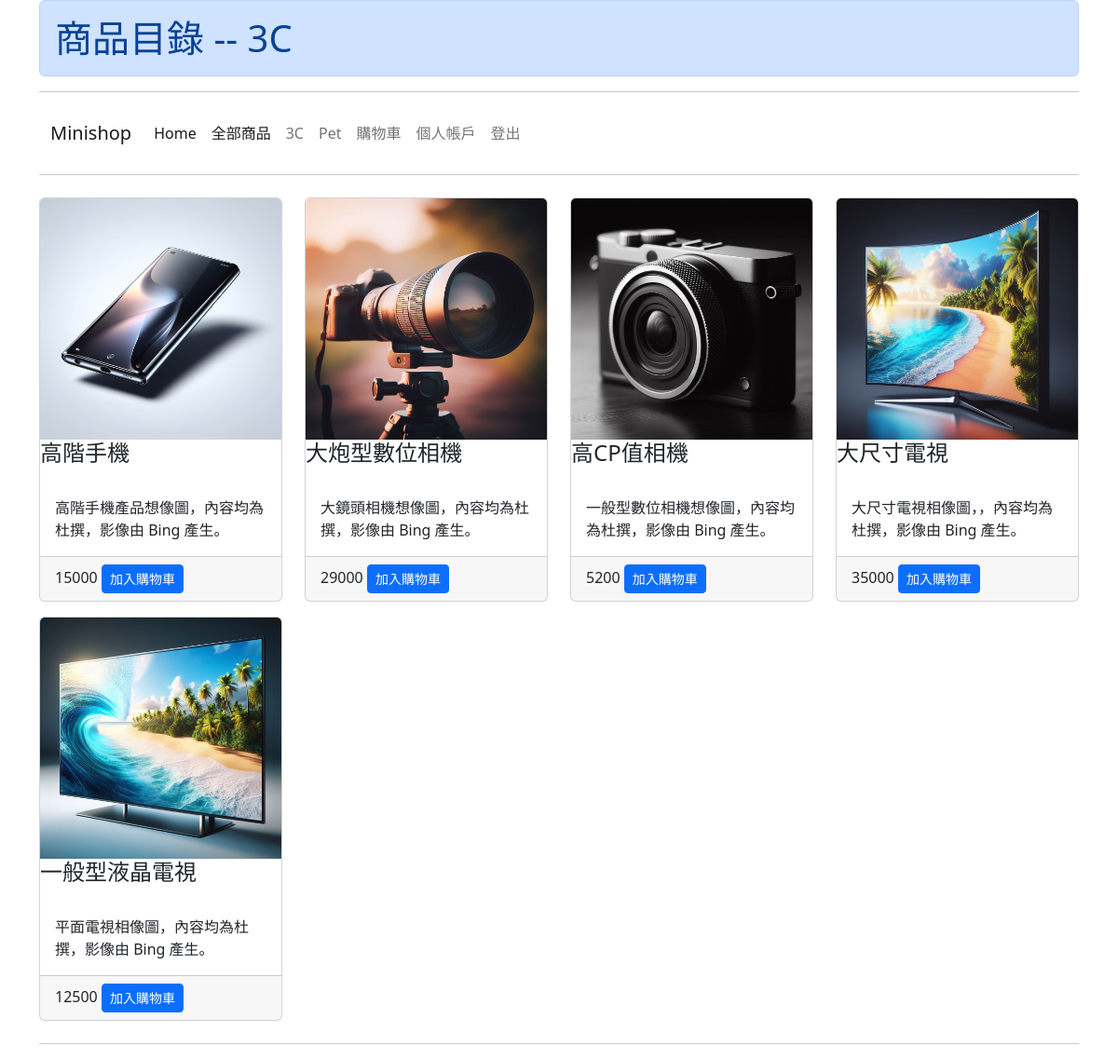
Screenshot of /category/1/ (signed in) with the database file from the repository.
### mysite/models.py (models this page shows, shortened)
class Category(models.Model):
    name = models.CharField(max_length=10)
    description = models.TextField(default="")

class Product(models.Model):
    sku = models.CharField(max_length=10)
    category = models.ForeignKey(Category, on_delete=models.CASCADE)
    name = models.CharField(max_length=20)
    description = models.TextField(default="")
    price = models.IntegerField()
    image = models.ImageField(upload_to="minishop", blank=True, null=True)

### mysite/views.py (the view)
# urls.py: path('category/', views.category),
def category(request, id=0):
    categories = Category.objects.all()
    if id == 0:
        cate_name = "所有商品"
        products = Product.objects.all().order_by('category')
    else:
        cate = Category.objects.get(id=id)
        cate_name = cate.name
        products = Product.objects.filter(category=cate)
    return render(request, "category.html", locals())

### mysite/templates/category.html (shortened to what this page needs)
{% extends "base.html" %}
{% block title %} 商品目錄 -- {{ cate_name }} {% endblock %}
{% block content %}
<div class="row">
    {% for item in products %}
        <div class="col-3">
            <div class="card mt-2 mb-2">
                <img class="card-img-top" src="{{ item.image.url }}">
                <div class="card-title">
                    <h4>{{ item.name }}</h4>
                </div>
                <div class="card-body">
                    {{ item.description }}
                </div>
                <div class="card-footer">
                    {{ item.price }}
                    <a class="btn btn-sm btn-primary" href="/cart/add/{{ item.id }}/?next=/category/">加入購物車</a>
                </div>
            </div>
        </div>
    {% endfor %}
</div>
{% endblock %}

### mysite/templates/menu.html (shortened to what this page needs)
<nav class="navbar navbar-expand-lg bg-body-tertiary">
    <div class="container-fluid">
      <a class="navbar-brand" href="#">Minishop</a>
      <div class="collapse navbar-collapse" id="navbarNavAltMarkup">
        <div class="navbar-nav">
          <a class="nav-link active" aria-current="page" href="/">Home</a>
          <a class="nav-link active" aria-current="page" href="/category/">全部商品</a>
          {% for item in categories %}
            <a class="nav-link" href="/category/{{ item.id }}/">{{ item.name }}</a>
          {% endfor %}
          {% if request.user.is_authenticated %}
          <a class="nav-link" href="/cart/">購物車</a>
          <a class="nav-link" href="/profile/">個人帳戶</a>
          <a class="nav-link" href="/accounts/logout/?next=/">登出</a>
          {% else %}
          <a class="nav-link" href="/accounts/register/">註冊</a>
          <a class="nav-link" href="/accounts/login/">登入</a>
          {% endif %}
        </div>
      </div>
    </div>
  </nav>

### rows the page displays
Category: name "3C"
Category: name "Pet"
Product: image (picture), name "高階手機", description "高階手機產品想像圖，內容均為杜撰，影像由 Bing 產生。", price "15000"
Product: image (picture), name "大炮型數位相機", description "大鏡頭相機想像圖，內容均為杜撰，影像由 Bing 產生。", price "29000"
Product: image (picture), name "高CP值相機", description "一般型數位相機想像圖，內容均為杜撰，影像由 Bing 產生。", price "5200"
Product: image (picture), name "大尺寸電視", description "大尺寸電視相像圖，，內容均為杜撰，影像由 Bing 產生。", price "35000"
Product: image (picture), name "一般型液晶電視", description "平面電視相像圖，內容均為杜撰，影像由 Bing 產生。", price "12500"
